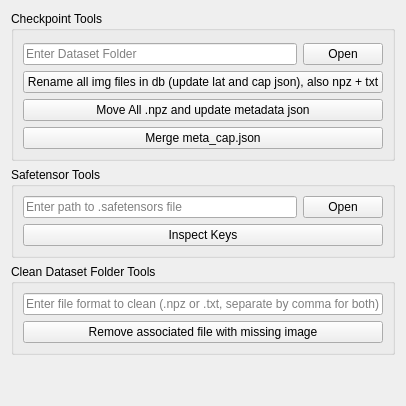
          <widget class="QWidget" name="tab_3">
           <attribute name="title">
            <string>Checkpoint and Misc Tools</string>
           </attribute>
           <layout class="QGridLayout" name="gridLayout_12">
            <item row="2" column="0">
             <widget class="QGroupBox" name="groupBox_11">
              <property name="minimumSize">
               <size>
                <width>0</width>
                <height>0</height>
               </size>
              </property>
              <property name="title">
               <string>Clean Dataset Folder Tools</string>
              </property>
              <layout class="QGridLayout" name="gridLayout_5">
               <item row="0" column="0">
                <widget class="QLineEdit" name="lineEdit_remove_files_type">
                 <property name="toolTip">
                  <string>Enter file format to clean (.npz or .txt, separate by comma for both)</string>
                 </property>
                 <property name="text">
                  <string/>
                 </property>
                 <property name="placeholderText">
                  <string>Enter file format to clean (.npz or .txt, separate by comma for both)</string>
                 </property>
                </widget>
               </item>
               <item row="1" column="0">
                <widget class="QPushButton" name="pushButton_remove_files_button">
                 <property name="text">
                  <string>Remove associated file with missing image</string>
                 </property>
                </widget>
               </item>
              </layout>
             </widget>
            </item>
            <item row="1" column="0">
             <widget class="QGroupBox" name="groupBox_9">
              <property name="title">
               <string>Safetensor Tools</string>
              </property>
              <layout class="QGridLayout" name="gridLayout_4">
               <item row="2" column="0">
                <widget class="QPushButton" name="pushButton_inspect_safetensor">
                 <property name="text">
                  <string>Inspect Keys</string>
                 </property>
                </widget>
               </item>
               <item row="0" column="0">
                <layout class="QHBoxLayout" name="horizontalLayout_24">
                 <property name="topMargin">
                  <number>0</number>
                 </property>
                 <item>
                  <widget class="QLineEdit" name="lineEdit_safetensor_path">
                   <property name="text">
                    <string/>
                   </property>
                   <property name="placeholderText">
                    <string>Enter path to .safetensors file</string>
                   </property>
                  </widget>
                 </item>
                 <item>
                  <widget class="QPushButton" name="pushButton_open_safetensor">
                   <property name="text">
                    <string>Open</string>
                   </property>
                  </widget>
                 </item>
                </layout>
               </item>
              </layout>
             </widget>
            </item>
            <item row="0" column="0">
             <widget class="QGroupBox" name="groupBox_4">
              <property name="title">
               <string>Checkpoint Tools</string>
              </property>
              <layout class="QGridLayout" name="gridLayout_9">
               <property name="topMargin">
                <number>12</number>
               </property>
               <item row="5" column="0">
                <widget class="QPushButton" name="pushButton_merge_metacap">
                 <property name="toolTip">
                  <string>used for making our EclipseXL model</string>
                 </property>
                 <property name="text">
                  <string>Merge meta_cap.json</string>
                 </property>
                </widget>
               </item>
               <item row="0" column="0">
                <layout class="QHBoxLayout" name="horizontalLayout_23">
                 <item>
                  <widget class="QLineEdit" name="lineEdit_dataset_folder">
                   <property name="toolTip">
                    <string>folder mainly used by the tools below</string>
                   </property>
                   <property name="text">
                    <string/>
                   </property>
                   <property name="placeholderText">
                    <string>Enter Dataset Folder</string>
                   </property>
                  </widget>
                 </item>
                 <item>
                  <widget class="QPushButton" name="pushButton_open_path_tools">
                   <property name="text">
                    <string>Open</string>
                   </property>
                  </widget>
                 </item>
                </layout>
               </item>
               <item row="1" column="0">
                <widget class="QPushButton" name="pushButton_rename_all">
                 <property name="toolTip">
                  <string>used for our eclipseXL model</string>
                 </property>
                 <property name="text">
                  <string>Rename all img files in db (update lat and cap json), also npz + txt</string>
                 </property>
                </widget>
               </item>
               <item row="3" column="0">
                <widget class="QPushButton" name="pushButton_export_npz">
                 <property name="toolTip">
                  <string>used for making our Eclipse XL model</string>
                 </property>
                 <property name="text">
                  <string>Move All .npz and update metadata json</string>
                 </property>
                </widget>
               </item>
              </layout>
             </widget>
            </item>
            <item row="5" column="0">
             <spacer name="verticalSpacer_2">
              <property name="orientation">
               <enum>Qt::Vertical</enum>
              </property>
              <property name="sizeHint" stdset="0">
               <size>
                <width>20</width>
                <height>40</height>
               </size>
              </property>
             </spacer>
            </item>
           </layout>
          </widget>
